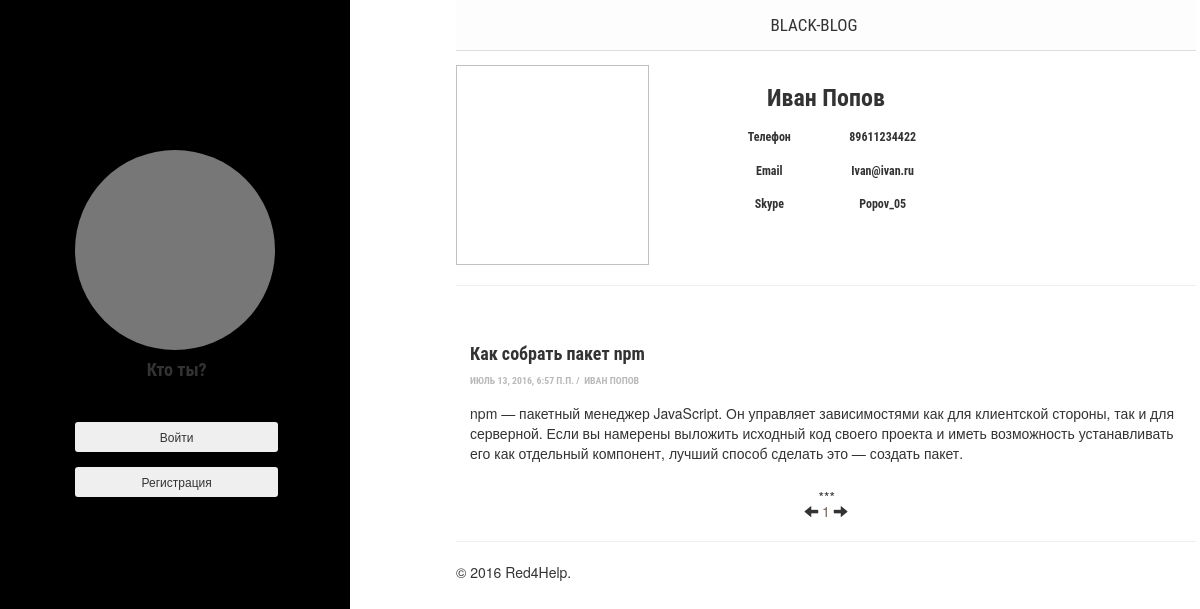
The page /my_profile/7/ on the database its author committed.
### multiblog/models.py (models this page shows, shortened)
class Blogger(AbstractBaseUser):
	email = models.EmailField(verbose_name='Email', unique=True, max_length=250)
	name = models.CharField(max_length=100, verbose_name='Имя', blank=False)
	surname = models.CharField(max_length=100, verbose_name='Фамилия', blank=False)
	phone = models.CharField(max_length=20, verbose_name='Телефон', blank=False)
	skype = models.CharField(max_length=20, verbose_name='Skype', blank=False)
	avatar = models.ImageField(upload_to=u'./media/img/', verbose_name='Аватар', blank=False)
	is_active = models.BooleanField(default=True)
	is_admin = models.BooleanField(default=False)
	objects = BloggerManager()
	USERNAME_FIELD = 'email'
	def img_avatar(self):
		if self.avatar:
			return '<img src="%s" width="100"/>' % self.avatar.url
		else:
			return '(none)'
	img_avatar.short_description = 'Аватар'
	img_avatar.allow_tags = True
	class Meta:
		verbose_name = u'Блоггер'
		verbose_name_plural = u'Блоггеры'
	def __str__(self):
		if self.name or self.surname:
			return self.name + " " + self.surname
		else:
			return self.email

class Publication(models.Model):
	title = models.CharField(max_length=200, verbose_name='Имя')
	abstract = models.TextField(max_length=600, verbose_name='Краткое содержание')
	full_text = models.TextField(verbose_name='Полное описание')
	time = models.DateTimeField(verbose_name='Дата публикации')
	author = models.ForeignKey('Blogger', on_delete=models.CASCADE, verbose_name='Автор')
	class Meta:
		verbose_name = u'Публикация'
		verbose_name_plural = u'Публикации'

### multiblog/views.py (the view)
# urls.py: url(r'^my_profile/(?P<pk>[0-9]+)/$', views.my_profile, name='my_profile'),
def my_profile(request, pk):
	blogger = Blogger.objects.get(id=pk)
	publ = Publication.objects.all().order_by("id").filter(author=pk)
	return render(request, 'multiblog/profile.html', {'blogger': blogger, 'publ':publ, 'user': auth.get_user(request),})

### multiblog/templatetags/multiblog_tags.py (called while the page is built)
@register.inclusion_tag('multiblog/footer.html')
def footer():
	return {'year':datetime.datetime.now().year}

@register.inclusion_tag('multiblog/header.html')
def header():
	return {}

### multiblog/templates/multiblog/profile.html (shortened to what this page needs)
{% extends 'multiblog/base.html'%}
{% block content %}
<div id="wrapper">
      <div id="sidebar-wrapper">
        <div class="col-sm-8 placeholder">
            {% if user.is_authenticated %}
                <img class="img-responsive">
                <h4 class="text-center">{{ user }}</h4>
                <form action="#" method="get">
                  <input type="submit" class="btn" value="Новая запись" name="new">
                  <input type="submit" class="btn" value="Выйти" name="logout">
                </form>
            {% else %}
              <img class="img-responsive">
                <form class="form-signin" method="POST" id="submit-form">{% csrf_token %}
                  <h4 class="text-center">Кто ты?</h4>
                    <div class="form-group">
                        <div class="input-group col-md-12"> {{ form.email }} </div>
                    </div>
                    <div class="form-group">
                        <div class="input-group col-md-12"> {{ form.password }} </div>
                    </div>
                    <div class="form-group">
                        <div class="input-group col-md-12">
                          <button class="btn btn-inverse btn-sm btn-block" type="submit" name="submit-log-in">Войти</button>
                        </div>
                    </div>
                    <div class="form-group">
                      <div class="input-group col-md-12">
                        <button class="btn btn-inverse btn-sm btn-block" type="submit" name="submit-register">Регистрация</button>
                      </div>
                    </div>
                </form>
              {% endif %}
            </div>
        </div>
  </div>
  <header class="main-header content-wrapper">
    <nav class="nav-main center-wrapper">
      <a class="nav-main" href="{% url 'main' %}">Black-Blog</a>
    </nav>
  </header>
	<main class="content-wrapper">
		<div class="row featurette">
		  <div class="col-lg-4">
        {% if blogger.avatar  %}
          <img class="avatar" data-src="{{ blogger.avatar.url }}">
        {% else %}
          <img class="avatar" data-src="holder.js/500x500/auto">
        {% endif %}
      </div>
		<div class="col-lg-4">
			<div class="text-center">
			<h3 class="featurette-heading">{{ blogger }}
      </h3>
          {% if blogger.phone %}
			    <div class="col-lg-6"><h6>Телефон</h6></div>
         	<div class="col-lg-6"><h6>{{ blogger.phone }}</h6></div>
          {% endif %}
          {% if blogger.email and blogger.name %}
         	<div class="col-lg-6"><h6>Email</h6></div>
         	<div class="col-lg-6"><h6>{{ blogger.email }}</h6></div>
          {% endif %}
          {% if blogger.skype %}
         	<div class="col-lg-6"><h6>Skype</h6></div>
         	<div class="col-lg-6"><h6>{{ blogger.skype }}</h6></div>
          {% endif %}
         	</div>
      </div>
    </div>
    <hr class="featurette-divider">
  {% for p in publ %}
      <article class="index-page">
      <h4><a href="{% url 'full' pk=p.id %}">{{ p.title }}</a></h4>
      <p class="post-meta"><time datetime="{{ p.time }}">{{ p.time }}</time>&nbsp;/&nbsp;
        <span item="author"><a href="{% url 'my_profile' pk=p.author.id %}">{{ p.author }}</a></span>
      </p>
      <p>{{ p.abstract }}</p>
          </article>
        {% endfor %}<div class="center-wrapper">
        	<a href="left"><span class="glyphicon glyphicon-arrow-left"></span></a>
        	<span>1</span>
        	<a href="right"><span class="glyphicon glyphicon-arrow-right"></span></a>
        </div>
       {% endblock content %}

### multiblog/static/css/style.css (style rules this page uses)
body { overflow-x: hidden; }
.avatar { padding-right: .5em; vertical-align: top; border: 0px; width: 200px; height: 200px; }
.post-meta { padding-bottom: .5em; text-transform: uppercase; color: #b9b9b9; font-size: 70%; font-weight: 700; font-family: 'Roboto Condensed',sans-serif; }
.post-meta a { color: #b9b9b9; font-family: 'Roboto Condensed',sans-serif; }
.index-page { position: relative; }
article { padding: 2em 1em; }
article { display: block; }
article:after { content: "***"; position: absolute; margin-top: 1em; width: 100px; left: 49%; }
main { padding-top: 1em; }
a { background: 0 0; color: #333; }
h1 a:focus, h1 a:hover, h1 a:link, h1 a:visited, h2 a:focus, h2 a:hover, h2 a:link, h2 a:visited, h3 a:focus, h3 a:hover, h3 a:link, h3 a:visited, h4 a:focus, h4 a:hover, h4 a:link, h4 a:visited, h5 a:focus, h5 a:hover, h5 a:link, h5 a:visited, h6 a:focus, h6 a:hover, h6 a:link, h6 a:visited { color: #333; text-decoration: none; }
h1, h2, h3, h4, h5, h6 { font-family: 'Roboto Condensed',sans-serif; font-weight: 700; }
.nav-main a { font-size: 17px; display: block; padding-right: 2em; margin: 0; }
.nav-main a { -webkit-order: 1; -ms-flex-order: 1; order: 1; line-height: 50px; margin: auto; color: #333; text-decoration: none; }
.content-wrapper { width: 62%; max-width: 740px; margin-left: 38%; }
.center-wrapper { max-width: 960px; margin: 0 auto; top: 10px; text-align: center; color: #766257; }
.main-header { background-color: rgb(253, 253, 253); z-index: 100; width: 100%; top: 0px; border-bottom: 1px solid rgb(221, 221, 221); border-bottom-width: 1px; border-bottom-style: solid; border-bottom-color: rgb(221, 221, 221); }
.nav-main { height: 50px; display: flex; justify-content: space-around; font-weight: 400; font-family: "Roboto Condensed", sans-serif; text-transform: uppercase; flex-flow: row wrap; padding: 0px 1rem; }
.placeholder { position: relative; top: 150px; left: 60px; }
.placeholder img { display: inline-block; border-radius: 50%; width: 200px; height: 200px; }
#wrapper { padding-left: 0; -webkit-transition: all 0.5s ease; -moz-transition: all 0.5s ease; -o-transition: all 0.5s ease; transition: all 0.5s ease; }
#sidebar-wrapper { z-index: 1000; position: fixed; left: 250px; width: 0; height: 100%; margin-left: -250px; overflow-y: auto; background: #000; -webkit-transition: all 0.5s ease; -moz-transition: all 0.5s ease; -o-transition: all 0.5s ease; transition: all 0.5s ease; }
@media (min-width:768px) { #wrapper { padding-left: 250px; } }
@media (min-width:768px) { #sidebar-wrapper { width: 350px; } }

### rows shown on the page
Blogger: name+surname "Иван Попов", phone "89611234422", email "Ivan@ivan.ru", skype "Popov_05"
Publication: title "Как собрать пакет npm", time "ИЮЛЬ 13, 2016, 6:57 П.П.", author "ИВАН ПОПОВ", abstract "npm — пакетный менеджер JavaScript. Он управляет зависимостями как для клиентской стороны, так и для серверной. Если вы намерены выложить исходный код своего проекта и иметь возможность устанавливать его как отдельный компонент, лучший способ сделать это — создать пакет."
